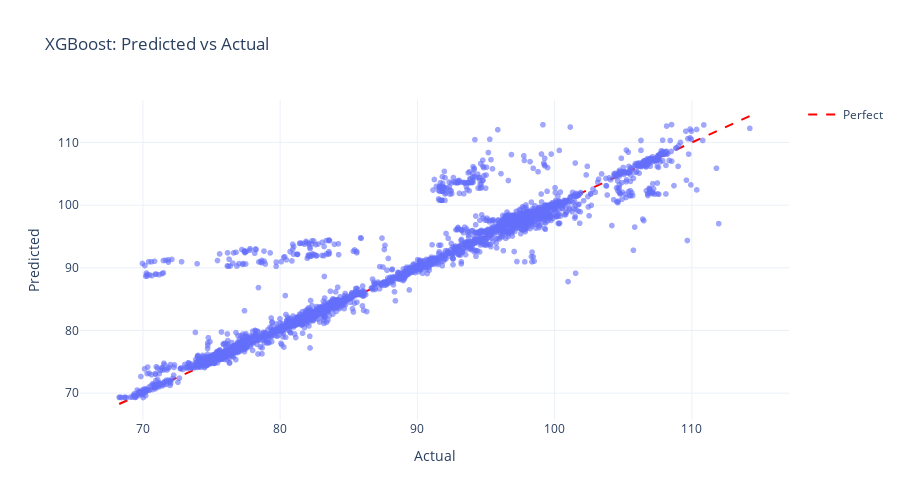

This figure's notebook cell:
### Code cell
best_search = fitted["XGBoost"]
if hasattr(best_search, "best_params_"):
    best_params = {k.replace("model__", ""): v for k, v in best_search.best_params_.items()}
else:
    best_params = xgb_kwargs

base_n_estimators = int(best_params.get("n_estimators", 1200))

# Avoid passing n_estimators twice
best_params = dict(best_params)
best_params.pop("n_estimators", None)

X_trainval = trainval_df[features]
y_trainval = trainval_df["LapTimeSeconds"].to_numpy()
X_test = test_df[features]
y_test = test_df["LapTimeSeconds"].to_numpy()

if EARLY_STOPPING:
    import xgboost as xgb

    # Early stopping on train/val to pick best n_estimators
    preprocess = make_tree_preprocessor(features)
    X_train_p = preprocess.fit_transform(X_train)
    X_val_p = preprocess.transform(X_val)

    early_model = make_xgboost_model(
        SEED,
        **best_params,
        n_estimators=max(base_n_estimators, 1200),
        eval_metric=EARLY_STOPPING_METRIC,
        callbacks=[
            xgb.callback.EarlyStopping(
                rounds=EARLY_STOPPING_ROUNDS,
                metric_name=EARLY_STOPPING_METRIC,
                data_name="validation_0",
                save_best=True,
                maximize=False,
            )
        ],
    )
    early_model.fit(
        X_train_p,
        y_train,
        eval_set=[(X_val_p, y_val)],
        verbose=EARLY_STOPPING_VERBOSE,
    )

    best_iteration = getattr(early_model, "best_iteration", None)
    if best_iteration is not None:
        best_n_estimators = int(best_iteration) + 1
    else:
        best_n_estimators = max(base_n_estimators, 1200)

    # Refit on train+val with selected n_estimators
    preprocess_final = make_tree_preprocessor(features)
    X_trainval_p = preprocess_final.fit_transform(X_trainval)
    X_test_p = preprocess_final.transform(X_test)

    final_model = make_xgboost_model(SEED, **best_params, n_estimators=best_n_estimators)
    final_model.fit(X_trainval_p, y_trainval, verbose=False)

    from sklearn.pipeline import Pipeline
    best = Pipeline([("preprocess", preprocess_final), ("model", final_model)])
    test_pred = best.predict(X_test)
else:
    best = best_search.best_estimator_ if hasattr(best_search, "best_estimator_") else best_search
    best.fit(X_trainval, y_trainval)
    test_pred = best.predict(X_test)

plot_actual_vs_pred(y_test, test_pred, title="XGBoost: Predicted vs Actual")

### Figure 1 — Plotly figure (JSON) as saved in the notebook; plotly's stock layout.template omitted (floating-point values rounded to 4 significant figures; data arrays with more than 128 entries replaced by an {"elided": "..."} marker saying what was removed)
{"data": [{"hovertemplate": "Actual=%{x}<br>Predicted=%{y}<extra></extra>", "legendgroup": "", "marker": {"color": "#636efa", "opacity": 0.6, "symbol": "circle"}, "mode": "markers", "name": "", "showlegend": false, "type": "scattergl", "x": {"elided": "3000 float values"}, "xaxis": "x", "y": {"elided": "3000 float values"}, "yaxis": "y"}, {"line": {"color": "red", "dash": "dash"}, "mode": "lines", "name": "Perfect", "type": "scatter", "x": [68.27, 114.2], "y": [68.27, 114.2]}], "layout": {"height": 500, "legend": {"tracegroupgap": 0}, "title": {"text": "XGBoost: Predicted vs Actual"}, "xaxis": {"anchor": "y", "domain": [0, 1], "title": {"text": "Actual"}}, "yaxis": {"anchor": "x", "domain": [0, 1], "title": {"text": "Predicted"}}}}
